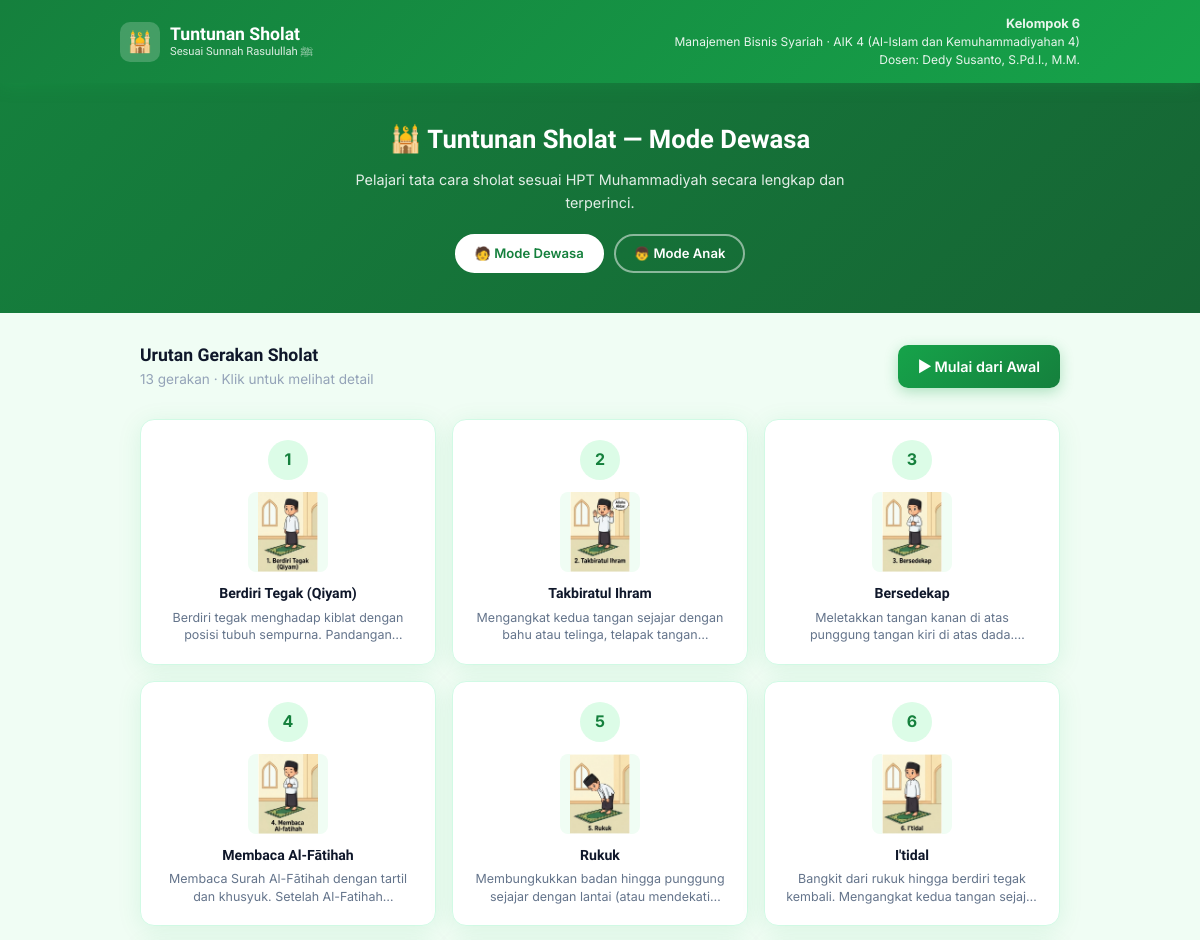
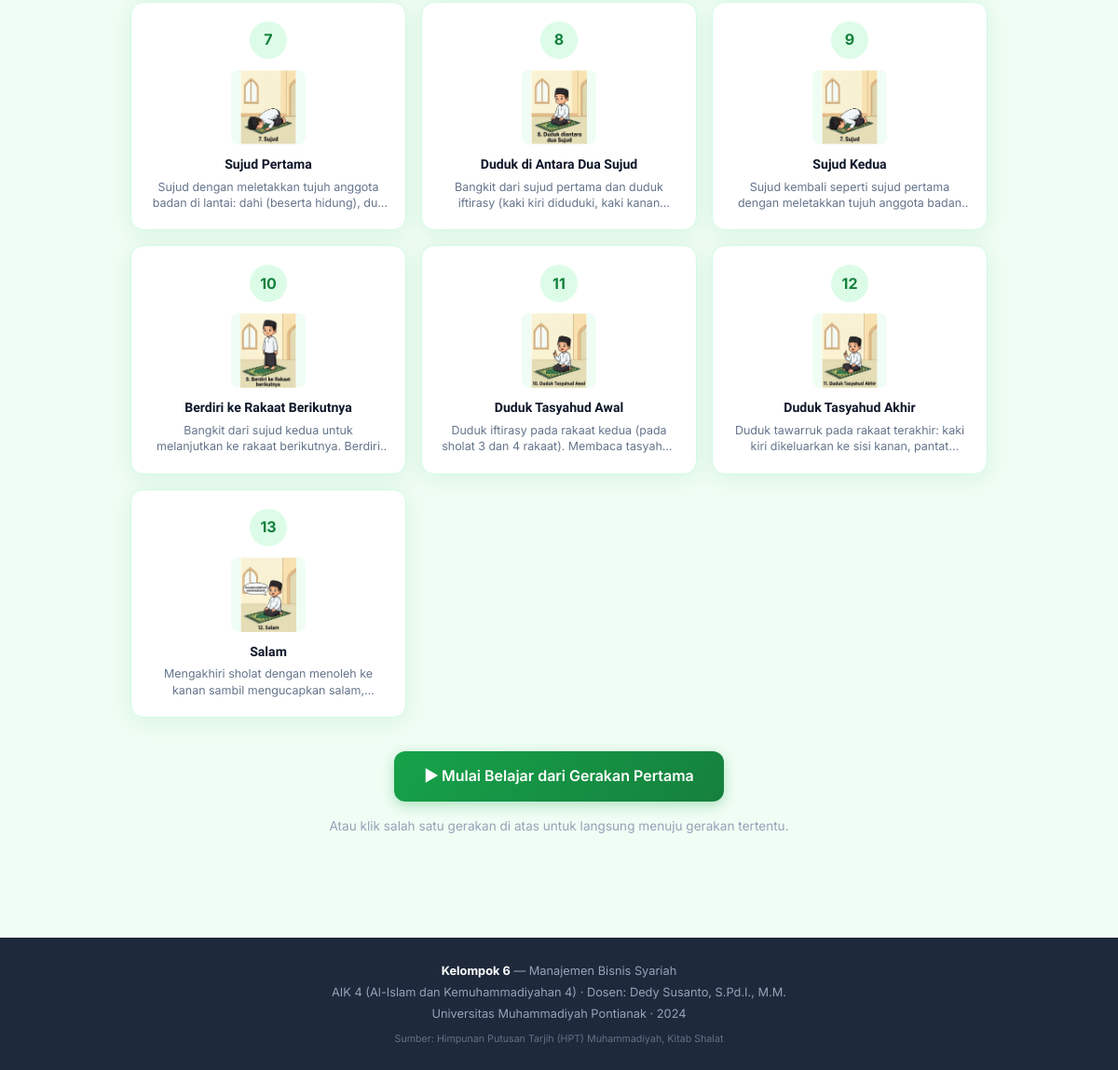
/sholat/dewasa, run on the app's committed database (2 pictures, top to bottom).
### tables this page shows
CREATE TABLE kelompok (
    id          INTEGER PRIMARY KEY AUTOINCREMENT,
    nama_kelompok TEXT NOT NULL,
    prodi       TEXT NOT NULL,
    mata_kuliah TEXT NOT NULL,
    dosen       TEXT NOT NULL
);

CREATE TABLE gerakan (
    id          INTEGER PRIMARY KEY AUTOINCREMENT,
    id_kategori INTEGER NOT NULL,
    nama        TEXT NOT NULL,
    urutan      INTEGER NOT NULL,
    deskripsi   TEXT,
    deskripsi_anak TEXT,
    gambar_url  TEXT,
    video_url   TEXT,
    FOREIGN KEY (id_kategori) REFERENCES kategori(id)
);

### app.py (the view)
@app.route('/sholat/<mode>')
def daftar_gerakan(mode):
    if mode not in ('dewasa', 'anak'):
        return redirect(url_for('index'))
    with get_db() as conn:
        kelompok = conn.execute('SELECT * FROM kelompok LIMIT 1').fetchone()
        kategori = conn.execute(
            'SELECT * FROM kategori WHERE nama = ?', (mode,)
        ).fetchone()
        if not kategori:
            return redirect(url_for('index'))
        gerakan_list = conn.execute(
            'SELECT * FROM gerakan WHERE id_kategori = ? ORDER BY urutan',
            (kategori['id'],)
        ).fetchall()
    return render_template(
        'daftar_gerakan.html',
        kelompok=kelompok,
        gerakan_list=gerakan_list,
        mode=mode
    )

### app.py (called while the page is built)
def get_db():
    conn = sqlite3.connect(DATABASE)
    conn.row_factory = sqlite3.Row
    conn.execute("PRAGMA foreign_keys = ON")
    return conn

### templates/daftar_gerakan.html (shortened to what this page needs)
{% extends 'base.html' %}
{% block content %}
<div class="page-hero">
  <h1>
    {% if mode == 'anak' %}
    👦 Belajar Sholat — Mode Anak
    {% else %}
    🕌 Tuntunan Sholat — Mode Dewasa
    {% endif %}
  </h1>
  <p>
    {% if mode == 'anak' %}
    Yuk belajar gerakan sholat dengan cara yang menyenangkan dan mudah dipahami!
    {% else %}
    Pelajari tata cara sholat sesuai HPT Muhammadiyah secara lengkap dan terperinci.
    {% endif %}
  </p>
  <div class="mode-switch">
    <a href="/sholat/dewasa" class="mode-btn {% if mode == 'dewasa' %}active{% endif %}">🧑 Mode Dewasa</a>
    <a href="/sholat/anak"   class="mode-btn {% if mode == 'anak' %}active{% endif %}">👦 Mode Anak</a>
  </div>
</div>
<div class="container">
  <div style="display:flex;align-items:center;justify-content:space-between;margin-top:28px;flex-wrap:wrap;gap:12px;">
    <div>
      <h2 style="font-family:'Sora',sans-serif;font-size:1.1rem;font-weight:700;">
        Urutan Gerakan Sholat
      </h2>
      <p class="text-muted">{{ gerakan_list|length }} gerakan · Klik untuk melihat detail</p>
    </div>
    <a href="/sholat/{{ mode }}/gerakan/1" class="btn btn-primary {% if mode=='anak' %}btn-gold{% endif %}">
      ▶ Mulai dari Awal
    </a>
  </div>
  <div class="gerakan-grid">
    {% for g in gerakan_list %}
    <a href="/sholat/{{ mode }}/gerakan/{{ g.urutan }}" class="gerakan-card fade-in">
      <div class="gerakan-nomor">{{ g.urutan }}</div>
      {% if g.gambar_url %}
        <img src="{{ g.gambar_url }}" alt="{{ g.nama }}" class="gerakan-thumb"
             onerror="this.style.display='none';this.nextElementSibling.style.display='flex'">
      {% else %}
        <div class="gerakan-thumb-placeholder">🤲</div>
      {% endif %}
      <div class="gerakan-nama">{{ g.nama }}</div>
      <p class="gerakan-desc">
        {% if mode == 'anak' %}
          {{ g.deskripsi_anak }}
        {% else %}
          {{ g.deskripsi }}
        {% endif %}
      </p>
    </a>
    {% endfor %}
  </div>
  <div class="start-wrap">
    <a href="/sholat/{{ mode }}/gerakan/1" class="btn btn-primary btn-lg {% if mode=='anak' %}btn-gold{% endif %}">
      ▶ Mulai Belajar dari Gerakan Pertama
    </a>
    <p class="text-muted mt-4">Atau klik salah satu gerakan di atas untuk langsung menuju gerakan tertentu.</p>
  </div>
</div>
{% endblock %}

### templates/base.html (shortened to what this page needs)
<!DOCTYPE html>
<html lang="id">
<head>
  <link rel="stylesheet" href="{{ url_for('static', filename='css/style.css') }}"/>
</head>
<body>
<header class="site-header">
  <div class="header-inner">
    <a href="{{ url_for('index') }}" class="logo-wrap">
      <div class="logo-icon">🕌</div>
      <div class="logo-text">
        Tuntunan Sholat
        <small>Sesuai Sunnah Rasulullah ﷺ</small>
      </div>
    </a>
    <div class="header-identity">
      <strong>{{ kelompok.nama_kelompok if kelompok else 'Kelompok 6' }}</strong>
      {{ kelompok.prodi if kelompok else 'Manajemen Bisnis Syariah' }} ·
      {{ kelompok.mata_kuliah if kelompok else 'AIK 4' }}<br/>
      Dosen: {{ kelompok.dosen if kelompok else 'Dedy Susanto, S.Pd.I., M.M.' }}
    </div>
  </div>
</header>
<main>
  {% block content %}{% endblock %}
</main>
<footer class="site-footer">
  <strong>{{ kelompok.nama_kelompok if kelompok else 'Kelompok 6' }}</strong> —
  {{ kelompok.prodi if kelompok else 'Manajemen Bisnis Syariah' }}<br/>
  {{ kelompok.mata_kuliah if kelompok else 'AIK 4 (Al-Islam dan Kemuhammadiyahan 4)' }} ·
  Dosen: {{ kelompok.dosen if kelompok else 'Dedy Susanto, S.Pd.I., M.M.' }}<br/>
  Universitas Muhammadiyah Pontianak · 2024<br/>
  <small style="margin-top:6px;display:block;opacity:0.6;">Sumber: Himpunan Putusan Tarjih (HPT) Muhammadiyah, Kitab Shalat</small>
</footer>
</body>
</html>

### static/css/style.css (style rules this page uses)
*, *::before, *::after { box-sizing: border-box; margin: 0; padding: 0; }
:root { --green: #16a34a; --green-dark: #15803d; --green-light: #dcfce7; --green-mid: #bbf7d0; --gold: #d97706; --gold-light: #fef3c7; --cream: #fefce8; --navy: #0f172a; --navy-mid: #1e293b; --slate: #64748b; --muted: #94a3b8; --white: #ffffff; --bg: #f0fdf4; --border: #d1fae5; --radius: 14px; --shadow: 0 4px 24px rgba(22,163,74,0.10); --shadow-lg: 0 8px 40px rgba(22,163,74,0.15); }
html, body { min-height: 100%; font-family: 'Inter', 'Segoe UI', sans-serif; background: var(--bg); color: var(--navy); font-size: 16px; line-height: 1.6; }
.site-header { background: linear-gradient(135deg, var(--green-dark), var(--green)); color: white; padding: 14px 24px; box-shadow: 0 2px 16px rgba(22,163,74,0.25); position: sticky; top: 0; z-index: 100; }
.header-inner { max-width: 960px; margin: 0 auto; display: flex; align-items: center; gap: 16px; flex-wrap: wrap; }
.logo-wrap { display: flex; align-items: center; gap: 10px; text-decoration: none; color: white; }
.logo-icon { width: 40px; height: 40px; background: rgba(255,255,255,0.2); border-radius: 10px; display: flex; align-items: center; justify-content: center; font-size: 20px; flex-shrink: 0; }
.logo-text { font-family: 'Sora', 'Segoe UI', sans-serif; font-weight: 700; font-size: 1.1rem; line-height: 1.2; }
.logo-text small { display: block; font-size: 0.7rem; font-weight: 400; opacity: 0.85; }
.header-identity { margin-left: auto; text-align: right; font-size: 0.75rem; opacity: 0.9; line-height: 1.5; }
.header-identity strong { display: block; font-size: 0.8rem; }
.container { max-width: 960px; margin: 0 auto; padding: 0 20px; }
.btn { display: inline-flex; align-items: center; gap: 8px; padding: 10px 20px; border-radius: 10px; font-size: 0.9rem; font-weight: 600; cursor: pointer; text-decoration: none; border: none; transition: all 0.2s; }
.btn-primary { background: linear-gradient(135deg, var(--green), var(--green-dark)); color: white; box-shadow: 0 4px 14px rgba(22,163,74,0.3); }
.btn-lg { padding: 14px 32px; font-size: 1rem; border-radius: 12px; }
.site-footer { background: var(--navy-mid); color: var(--muted); text-align: center; padding: 24px; margin-top: 60px; font-size: 0.8rem; line-height: 1.8; }
.site-footer strong { color: white; }
.fade-in { animation: fadeIn 0.4s ease both; }
.mt-4 { margin-top: 16px; }
.text-muted { color: var(--muted); font-size: 0.85rem; }

### data on the page
kelompok: nama_kelompok "Kelompok 6", prodi "Manajemen Bisnis Syariah", mata_kuliah "AIK 4 (Al-Islam dan Kemuhammadiyahan 4)", dosen "Dedy Susanto, S.Pd.I., M.M."
gerakan: urutan "1", gambar_url (picture), nama "Berdiri Tegak (Qiyam)", deskripsi "Berdiri tegak menghadap kiblat dengan posisi tubuh sempurna.…"
gerakan: urutan "2", gambar_url (picture), nama "Takbiratul Ihram", deskripsi "Mengangkat kedua tangan sejajar dengan bahu atau telinga, telapak…"
gerakan: urutan "3", gambar_url (picture), nama "Bersedekap", deskripsi "Meletakkan tangan kanan di atas punggung tangan kiri di atas…"
gerakan: urutan "4", gambar_url (picture), nama "Membaca Al-Fātihah", deskripsi "Membaca Surah Al-Fātihah dengan tartil dan khusyuk. Setelah…"
gerakan: urutan "5", gambar_url (picture), nama "Rukuk", deskripsi "Membungkukkan badan hingga punggung sejajar dengan lantai (atau…"
gerakan: urutan "6", gambar_url (picture), nama "I'tidal", deskripsi "Bangkit dari rukuk hingga berdiri tegak kembali. Mengangkat kedua tangan…"
gerakan: urutan "7", gambar_url (picture), nama "Sujud Pertama", deskripsi "Sujud dengan meletakkan tujuh anggota badan di lantai: dahi (beserta hidung),…"
gerakan: urutan "8", gambar_url (picture), nama "Duduk di Antara Dua Sujud", deskripsi "Bangkit dari sujud pertama dan duduk iftirasy (kaki kiri diduduki, kaki…"
gerakan: urutan "9", gambar_url (picture), nama "Sujud Kedua", deskripsi "Sujud kembali seperti sujud pertama dengan meletakkan tujuh anggota…"
gerakan: urutan "10", gambar_url (picture), nama "Berdiri ke Rakaat Berikutnya", deskripsi "Bangkit dari sujud kedua untuk melanjutkan ke rakaat berikutnya.…"
gerakan: urutan "11", gambar_url (picture), nama "Duduk Tasyahud Awal", deskripsi "Duduk iftirasy pada rakaat kedua (pada sholat 3 dan 4 rakaat). Membaca…"
gerakan: urutan "12", gambar_url (picture), nama "Duduk Tasyahud Akhir", deskripsi "Duduk tawarruk pada rakaat terakhir: kaki kiri dikeluarkan ke sisi kanan,…"
gerakan: urutan "13", gambar_url (picture), nama "Salam", deskripsi "Mengakhiri sholat dengan menoleh ke kanan sambil mengucapkan…"

### other printed values
{{ gerakan_list|length }} "13"
